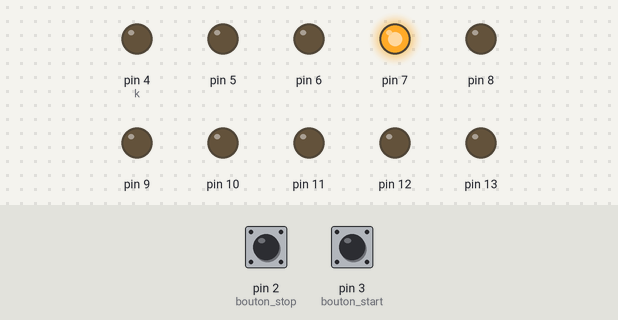
A sketch run on a simulated Arduino Uno, built with avr-gcc and run on an emulated ATmega328P. Parts: output pins drawn as LEDs (lit = HIGH). Inputs (shaded band) come from the test bench; at power-on: pin 2 (bouton_stop) LOW, pin 3 (bouton_start) LOW.

Above: at 1.8 s.
1.9 s: pin 2 (bouton_stop) pulled HIGH for 0.6 s
At 3.4 s:
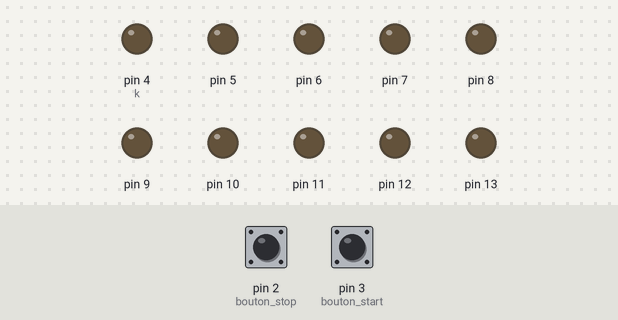
4.0 s: pin 3 (bouton_start) pulled HIGH for 0.6 s
At 4.4 s:
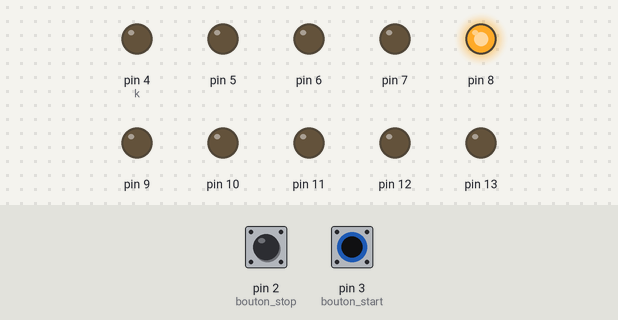
7.0 s: pin 2 (bouton_stop) pulled HIGH for 1 s
At 8.4 s:
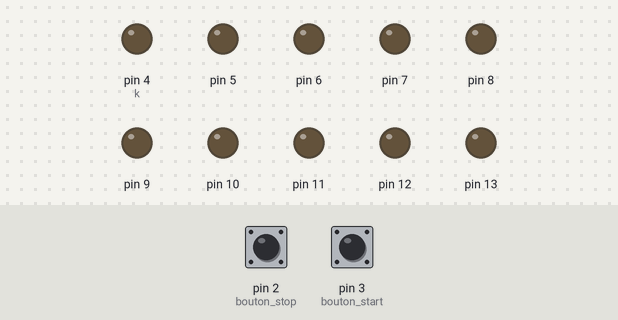
9.5 s: pin 3 (bouton_start) pulled HIGH for 1 s
At 9.9 s:
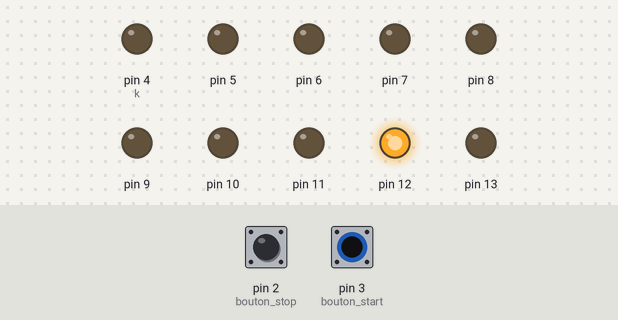
Timing chart, 0 to 14.5 s (numbered marks = the images above; inputs shaded):
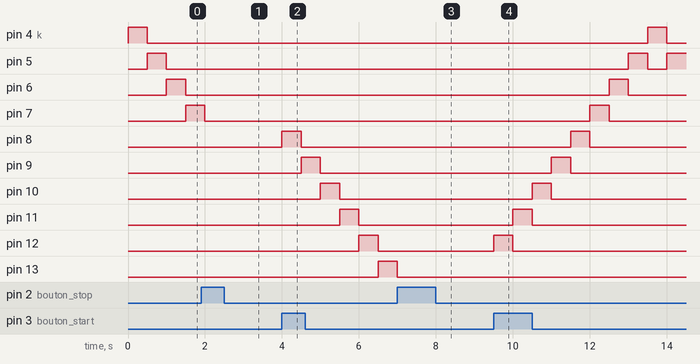

Measured:
- after the input at 1.9 s, pin 8: stays LOW (without the input it goes to HIGH after 0.10 s); pin 9: stays LOW (without the input it goes to HIGH after 0.60 s); pin 10: stays LOW (without the input it goes to HIGH after 1.1 s); pin 11: stays LOW (without the input it goes to HIGH after 1.6 s)
- after the input at 4.0 s, pin 8: LOW → HIGH at once, → LOW 0.50 s later; pin 9: LOW → HIGH after 0.50 s, → LOW 0.50 s later; pin 10: LOW → HIGH after 1.0 s, → LOW 0.50 s later; pin 11: LOW → HIGH after 1.5 s, → LOW 0.50 s later; pin 12: LOW → HIGH after 2.0 s, → LOW 0.50 s later
- after the input at 7.0 s, pin 8: stays LOW (without the input it goes to HIGH after 2.0 s); pin 9: stays LOW (without the input it goes to HIGH after 1.5 s)
- after the input at 9.5 s, pin 4 (k): LOW → HIGH after 4.0 s, → LOW 0.50 s later; pin 5: LOW → HIGH after 3.5 s, → LOW 0.50 s later, → HIGH 0.50 s later; pin 6: LOW → HIGH after 3.0 s, → LOW 0.50 s later; pin 7: LOW → HIGH after 2.5 s, → LOW 0.50 s later; pin 8: LOW → HIGH after 2.0 s, → LOW 0.50 s later

The sketch:

Exercice_1.ino
```cpp
int k = 4;
int valuesBPstop = 0;
int valuesBPstart = 0;

void setup() {
  //définition des pins 2 et 3 comme des entrées (boutons)
  pinMode(2, INPUT); // bouton stop
  pinMode(3, INPUT); // bouton start

  //Définition des pins 4 à 13 comme des sorties (leds)
  for(int i = 4; i <= 13; i++){
    pinMode(i, OUTPUT);
  }
}

void stop(){
  // attend que le bouton start soit préssé
  while(valuesBPstart == 0){
    valuesBPstart = digitalRead(3);
  }
  valuesBPstart = 0; // remise de la valeurs à 0
}

void loop() {
  //On allume les leds successivements avec un delais de 0.5 sec
  for(; k < 13; k++){
    //Lecture de l'état du bouton
    valuesBPstop = digitalRead(2);
    //Si le bouton est pressé (=1), on arrete la lumière
    if (valuesBPstop == 1){
      stop();
    }
    //La led s'allume
    digitalWrite(k, HIGH);
    delay(500);
    //La led s'éteint
    digitalWrite(k, LOW);
  }

  //On éteind les leds successivements avec un delais de 0.5 sec
  for(; k > 4; k--){
    //Lecture de l'état du bouton
    valuesBPstop = digitalRead(2);
    //Si le bouton est pressé (=1), on arrete la lumière
    if (valuesBPstop == 1){
      stop();
    }
    //La led s'allume
    digitalWrite(k, HIGH);
    delay(500);
    //La led s'éteint
    digitalWrite(k, LOW);
  }
}
```
